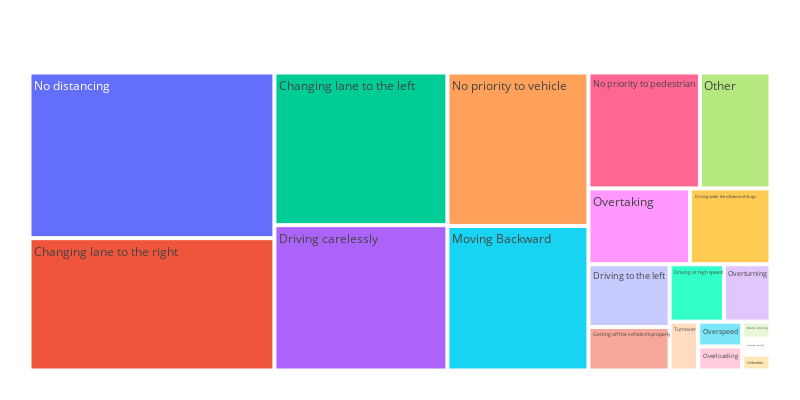

The code cell stored with this chart in its notebook:
### Code cell
fig = px.treemap(df, path=['accident_cause'], width=800, height=400)
fig.update_layout(
    margin = dict(t=50, l=25, r=25, b=25))
# fig.show()

py.init_notebook_mode(connected=True)
py.iplot(fig,filename= "treemap")

### Figure 1 — Plotly figure (JSON) as saved in the notebook; plotly's stock layout.template omitted (floating-point values rounded to 4 significant figures)
{"data": [{"branchvalues": "total", "domain": {"x": [0, 1], "y": [0, 1]}, "hovertemplate": "labels=%{label}<br>count=%{value}<br>parent=%{parent}<br>id=%{id}<extra></extra>", "ids": ["Changing lane to the left", "Changing lane to the right", "Driving at high speed", "Driving carelessly", "Driving to the left", "Driving under the influence of drugs", "Drunk driving", "Getting off the vehicle improperly", "Improper parking", "Moving Backward", "No distancing", "No priority to pedestrian", "No priority to vehicle", "Other", "Overloading", "Overspeed", "Overtaking", "Overturning", "Turnover", "Unknown"], "labels": ["Changing lane to the left", "Changing lane to the right", "Driving at high speed", "Driving carelessly", "Driving to the left", "Driving under the influence of drugs", "Drunk driving", "Getting off the vehicle improperly", "Improper parking", "Moving Backward", "No distancing", "No priority to pedestrian", "No priority to vehicle", "Other", "Overloading", "Overspeed", "Overtaking", "Overturning", "Turnover", "Unknown"], "name": "", "parents": ["", "", "", "", "", "", "", "", "", "", "", "", "", "", "", "", "", "", "", ""], "type": "treemap", "values": [1473, 1808, 174, 1402, 284, 340, 27, 197, 25, 1137, 2263, 721, 1207, 456, 59, 61, 430, 149, 78, 25]}], "layout": {"height": 400, "legend": {"tracegroupgap": 0}, "margin": {"b": 25, "l": 25, "r": 25, "t": 50}, "width": 800}}
